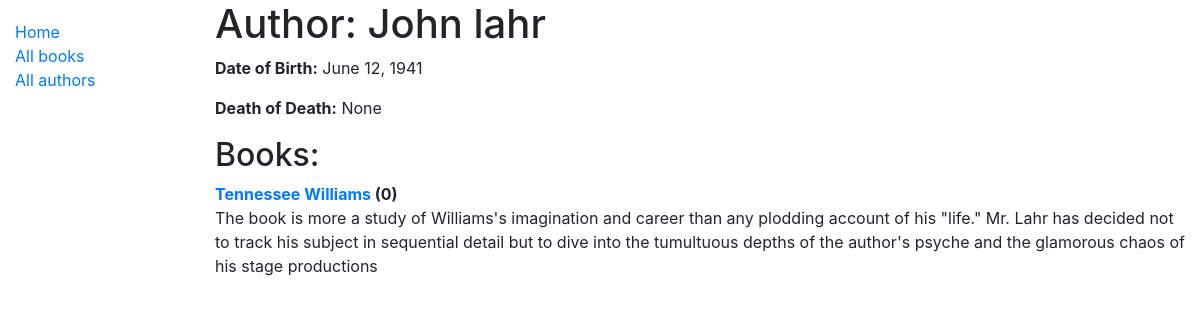
The app's page /library_manager/author/2 with its own data.
### library_manager/models.py (models this page shows, shortened)
class Author(models.Model):
    first_name = models.CharField(max_length=100)
    last_name = models.CharField(max_length=100)
    date_of_birth = models.DateField(null=True, blank=True)
    date_of_death = models.DateField('Death', null=True, blank=True)
    class Meta:
        ordering = ['first_name', 'last_name']

class Book(models.Model):
    title = models.CharField(max_length=256)
    author = models.ForeignKey('Author', on_delete=models.SET_NULL, null=True)
    summary = models.TextField(help_text='Enter a brief description of the book')
    isbn = models.CharField('ISBN', max_length=13, help_text='13 Character  <a href="https://www.isbn-international.org/content/what-isbn"> ISBN number </a>')
    genre = models.ManyToManyField(Genre,help_text='Select a genre for this book')
    def __str__(self):
        return self.title
    def display_genre(self):
        return ','.join(genre.name for genre in self.genre.all()[:3])
    display_genre.short_description = 'Genre'

### library_manager/views.py (the view)
# urls.py: path('author/<int:pk>', views.AuthorDetailView.as_view(), name='author-detail'),
class AuthorDetailView(DetailView):
    model = Author

### templates/library_manager/author_detail.html
{% extends "library_manager/base_generic.html" %}
{% block content %}
<h1>Author: {{ author.first_name }} {{author.last_name}}</h1>
<p><strong>Date of Birth:</strong> {{ author.date_of_birth }}</p>
<p><strong>Death of Death:</strong> {{ author.date_of_death }}</p>
<div>
    <h2>Books:</h2>
    <dl>
        {% for book in author.book_set.all %}
            <dt><a href="{% url 'book-detail' book.pk %}">{{book}}</a> ({{book.bookinstance_set.all.count}})</dt>
            <dd>{{book.summary}}</dd>
        {% endfor %}
</dl>
</div>
{% endblock %}

### records on screen
Author: first_name "John", last_name "lahr", date_of_birth "June 12, 1941", date_of_death "None"
Book: title "Tennessee Williams", bookinstance_set.all.count "0", summary "The book is more a study of Williams's imagination and career than any plodding account of his \"life.\" Mr. Lahr has decided not to track his subject in sequential detail but to dive into the tumultuous depths of the author's psyche and the glamorous chaos of his stage productions"
